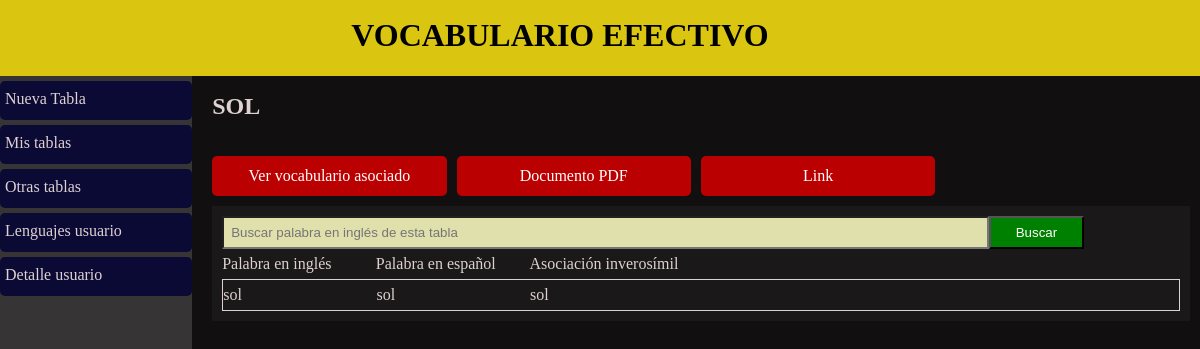
The page /lista-de-palabras/12/sol (signed in) on the database as committed earlier.
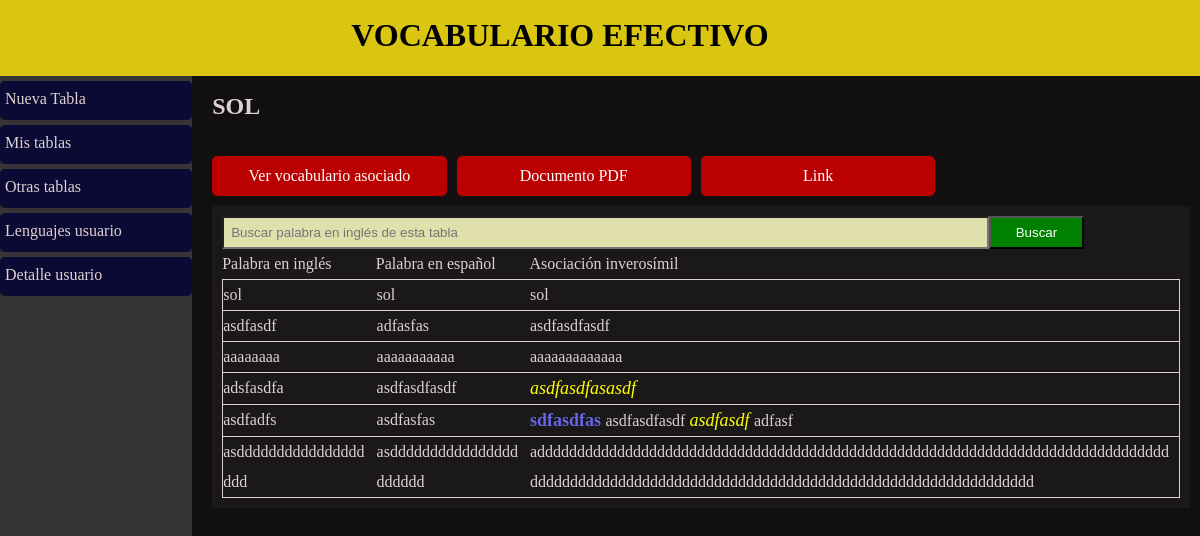
The same page on the database as committed later.
### tables/models.py (models this page shows)
class Word(models.Model) :
    table = models.ForeignKey(Table, null = True, blank=True, on_delete = models.CASCADE) # on_delete=models.CASCADE : it allows to remove for example when user will be removed, register for comment with user removed, also will be removed
    english_word = models.CharField(max_length = 1000)
    spanish_word = models.CharField(max_length = 1000)
    inverosimil_relation = RichTextField(max_length = 2000)

### tables/views.py (the view)
# urls.py: path('lista-de-palabras/<int:table_id>/<str:title>', login_required(views.WordListView.as_view()), name = 'word_list'),
class WordListView(ListView):
    model = Word
    template_name = 'table/word list.html'
    context_object_name = 'word_collection'
    def get_queryset(self, *args, **kwargs) :
        table_id = self.kwargs['table_id']
        kword = self.request.GET.get('kword',)
        if kword:
            return Word.objects.filter(table_id = table_id, english_word = kword)
        return Word.objects.filter(table_id = table_id)
    def get_context_data(self, **kwargs):
        owner_table = obtain_owner_table(self.kwargs['table_id'])
        context = super(WordListView, self).get_context_data(**kwargs)
        context['table_id'] = self.kwargs['table_id']
        context['title'] = self.kwargs['title']
        context['owner_table'] = owner_table
        return context

### tables/views.py (called while the page is built)
def obtain_owner_table(table_id):
    table = Table.objects.filter(id = table_id)
    owner_table_id = table[0].user_id
    print('----------------owner-------------------', table[0].user_id)
    return owner_table_id

### tables/templates/table/word list.html (shortened to what this page needs)
{% extends 'table/main menu.html' %}
{% block content_table %}
    <div class="table-container">
        <form action="GET" class="form-search">
            <input type="text" name="kword" placeholder="Buscar palabra en inglés de esta tabla" class="search-field">
            <button type="submit" class="search-button">Buscar</button>
        </form>
        {% include 'includes/description_table.html' %}
        {% if word_collection|length > 0 %}
            {% for word in word_collection %}
                <ul class="word_list">
                    <li>{{word.english_word}}</li>
                    <li>{{word.spanish_word}}</li>
                    <li>{{word.inverosimil_relation|safe}}</li>
                </ul>
            {% endfor %}
        {% else %}
            <p class="without-words-message">No hay palabras disponibles para esta tabla</p>
        {% endif %}
    </div>
{% endblock %}

Rows that differ between the two databases and show on the page:
added Word: english_word "asdfasdf", spanish_word "adfasfas", inverosimil_relation "asdfasdfasdf"
added Word: english_word "aaaaaaaa", spanish_word "aaaaaaaaaaa", inverosimil_relation "aaaaaaaaaaaaa"
added Word: english_word "adsfasdfa", spanish_word "asdfasdfasdf", inverosimil_relation "asdfasdfasasdf"
added Word: english_word "asdfadfs", spanish_word "asdfasfas", inverosimil_relation "sdfasdfas asdfasdfasdf asdfasdf adfasf"
added Word: english_word "asddddddddddddddddddd", spanish_word "asdddddddddddddddddddddd", inverosimil_relation "adddddddddddddddddddddddddddddddddddddddddddddddddddddddddddddddddddddddddddddddddddddddddddddddddddddddddddddddddddddddddddddddddddddddddddddd"
